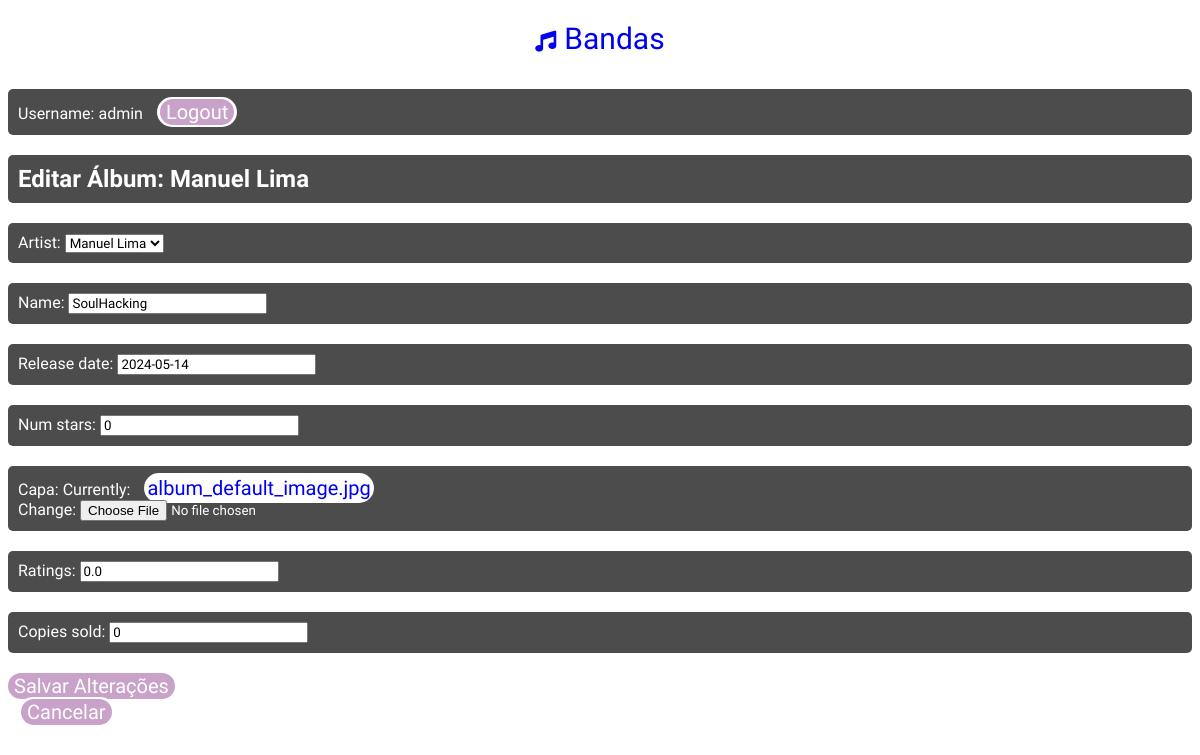
Page /bandas/editar/album/2/ (signed in) on the committed database.
### bands/models.py (models this page shows, shortened)
class Banda(models.Model):
    integrantes = models.ManyToManyField(Integrante)
    nome = models.CharField(max_length=100, default='')
    genero = models.CharField(max_length=50, default='')
    formada_em = models.DateField(default=now)
    cidade_origem = models.CharField(max_length=100, null=True, default='')
    descricao = models.TextField(default='')
    imagem = models.ImageField(default='band_default_image.jpg')
    website = models.URLField(null=True, blank=True, default='')
    ativa = models.BooleanField(default=True)
    premios_ganhos = models.IntegerField(default=0)
    def __str__(self):
        return self.nome

class Album(models.Model):
    artist = models.ForeignKey(Banda, on_delete=models.CASCADE)
    name = models.CharField(max_length=100, default='')
    release_date = models.DateField(default=now)
    num_stars = models.IntegerField(default=0)
    capa = models.ImageField(default='album_default_image.jpg')
    ratings = models.FloatField(default=0.0)
    copies_sold = models.IntegerField(default=0)

### bands/views.py (the view)
# urls.py: path('editar/album/<int:album_id>/', views.editar_album_view, name='editar_album'),
@login_required
def editar_album_view(request, album_id):
    if not request.user.has_perm('bands.change_album'):
        raise PermissionDenied
    album = get_object_or_404(Album, id=album_id)
    banda = album.artist
    if request.method == 'POST':
        form = AlbumForm(request.POST, instance=album)
        if form.is_valid():
            form.save()
            return redirect('bands:detalhes_banda', banda.id)
    else:
        form = AlbumForm(instance=album)
    return render(request, 'bands/editar_album.html', {'form': form, 'banda': banda})

### bands/forms.py
class AlbumForm(forms.ModelForm):
   class Meta:
       model = Album
       fields = '__all__'  # Ou defina campos específicos

### bands/templates/bands/editar_album.html (shortened to what this page needs)
{% extends "bands/layout.html" %}
{% block content %}
<h2>Editar Álbum: {{ banda.nome }}</h2>
<form action="" method="post">
    {{ form.as_p }}
    <button type="submit">Salvar Alterações</button>
</form>
<a href="{% url 'bands:detalhes_banda' banda.id %}"><button type="button">Cancelar</button></a>
{% endblock %}

### bands/templates/bands/layout.html (shortened to what this page needs)
<!DOCTYPE html>
<html>
<head>
    {% load static %}
    <link rel="stylesheet" type="text/css" href="{% static 'bands/estilos.css' %}">
</head>
<body>
    <nav>
        <a href="{% url 'bands:bandas_list' %}"><i class="fa-solid fa-music"></i>Bandas</a>
    </nav>
    {% if request.user.is_authenticated %}
        <div class="user-info">
            Username: {{ request.user.username }}
            <a href="{% url 'bands:logout' %}"><button>Logout</button></a>
        </div>
    {% else %}
        <div class="auth-buttons">
            <a href="{% url 'bands:login' %}"><button>Login</button></a>
            <a href="{% url 'bands:registro' %}"><button>Register</button></a>
        </div>
    {% endif %}
    {% block content %}{% endblock %}
</body>
</html>

### bands/static/bands/estilos.css (style rules this page uses)
* { font-family: "Jacquard 12", system-ui, sans-serif; }
button { background-color:#C8A2C8; border:none; color: white; border-radius:18px; text-align:center; display:inline-flex; cursor:pointer; font-size:20px; }
button::before, button::after { content: ''; position: absolute; width: 0; height: 2px; background-color:darkblue; transition: width 0.3s; }
button::before { top: 0; left: 0; }
button::after { bottom: 0; right: 0; }
a { text-decoration: none; font-size:20px; background-color:white; border-radius:15px; padding: 3px; margin:10px; }
nav a i { font-size: 0.7em; margin-right: 8px }
nav a::before, nav a::after { content: ''; position: absolute; width: 0; height: 2px; background-color: #4CAF50; transition: width 0.3s; }
nav a::before { top: 0; left: 0; }
nav a::after { bottom: 0; right: 0; }
a { text-decoration:none; }
nav a { font-size:30px; }
body { background-image: url('stars-1837306.jpg'); background-repeat: repeat; background-position: center center; background-size:contain; }
h1, h2, h3, h4, p, .user-info { background-color: rgba(0, 0, 0, 0.7); color: white; padding: 10px; border-radius: 5px; margin: 20px 0; }
nav { display: flex; justify-content: center; gap: 10px; }

### rows in the picture
Banda: nome "Manuel Lima"
Album: artist "Manuel Lima", name "SoulHacking", release_date "2024-05-14", num_stars "0", ratings "0.0", copies_sold "0"

### other values in the picture
{{ request.user.username }} "admin"
